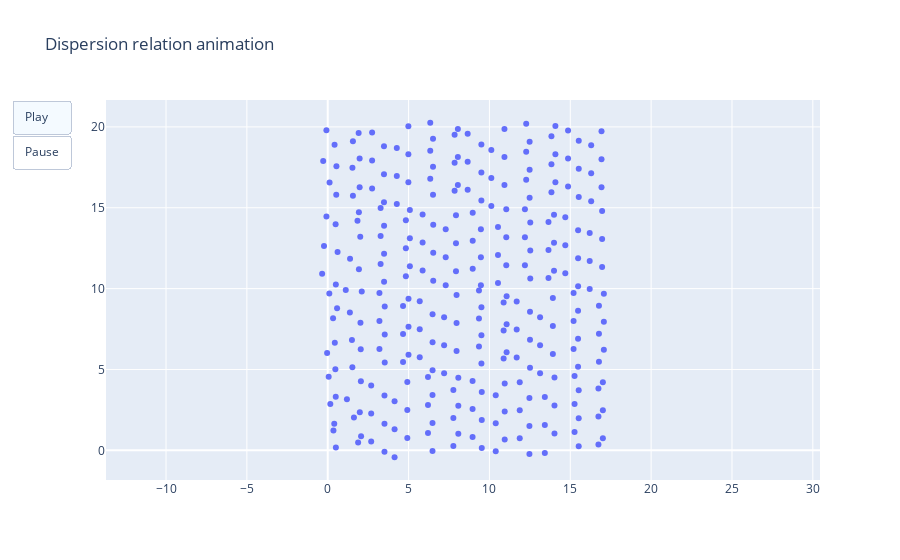

Here is the notebook cell this chart was saved with:
### Code cell
# Parameters for animation
fps = 30 # /s
animation_length = 3 # s

# Construct frames
frames = []
for t in range(int(animation_length * fps)):
    dt = t / fps
    dphase = dt * w * 2 * np.pi
    current_grid = grid + dgrid * np.exp(1.j * dphase)
    x = current_grid[:, :, 0].flatten()
    y = current_grid[:, :, 1].flatten()
    frames.append(go.Frame(data=[go.Scatter(x=x.real, y=y.real, mode='markers')]))

# Figure components
start_button = dict(
        label="Play",
        method="animate",
        args=[
            None, 
            {
                "frame":{"duration": 1000 / fps, "redraw": False},
                "fromcurrent": True, 
                "transition": {"duration": 100}
            }])
pause_button = dict(
        label="Pause",
        method="animate",
        args=[
            [None], 
            {
                "frame": {"duration": 0, "redraw": False},
                "mode": "immediate",
                "transition": {"duration": 0}
            }])

# Plot
fig = go.Figure(
    data=frames[0].data,
    layout=go.Layout(
        title="Dispersion relation animation",
        yaxis=dict(scaleanchor="x", scaleratio=1),
        updatemenus=[
            dict(
                type="buttons",
                buttons=[start_button, pause_button
            ])
        ]
    ),
    frames=frames[1:])
fig.show()

### Figure 1 — Plotly figure (JSON) as saved in the notebook; plotly's stock layout.template omitted (floating-point values rounded to 4 significant figures; data arrays with more than 128 entries replaced by an {"elided": "..."} marker saying what was removed)
{"data": [{"mode": "markers", "type": "scatter", "x": {"elided": "288 float values"}, "y": {"elided": "288 float values"}}], "layout": {"title": {"text": "Dispersion relation animation"}, "updatemenus": [{"buttons": [{"args": [null, {"frame": {"duration": 33.33, "redraw": false}, "fromcurrent": true, "transition": {"duration": 100}}], "label": "Play", "method": "animate"}, {"args": [[null], {"frame": {"duration": 0, "redraw": false}, "mode": "immediate", "transition": {"duration": 0}}], "label": "Pause", "method": "animate"}], "type": "buttons"}], "yaxis": {"scaleanchor": "x", "scaleratio": 1}}}
